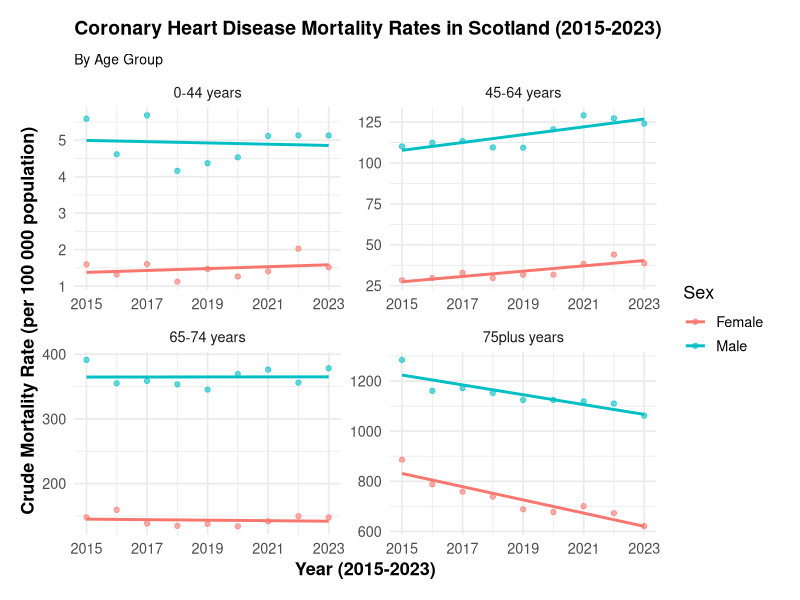

Write the R code that produced this figure.
## ---- chunk 1
knitr::opts_chunk$set(echo = TRUE)
## ---- chunk 2
library(tidyverse)
# Add any other libraries here
library(dplyr)


## ---- chunk 3
# load your data 
getwd()

hd_mortalitybyca<- read.csv("data/hd_mortalitybyca.csv")
## ---- chunk 4
chd_mortality_scotland <- hd_mortalitybyca %>%
  filter(
  Year != "2024p", 
  Ca == "S92000003",
  Diagnosis == "Coronary Heart Disease",
  AgeGroup %in% c("0-44 years", "45-64 years", "65-74 years", "75plus years"),
  Sex != "All") %>%
    mutate(Year = as.numeric(Year))
  
chd_mortality_scotland %>%
  ggplot(aes(x = Year, y = CrudeRate, colour = Sex)) + 
  geom_point(alpha = 0.6) + 
  geom_smooth(method = "lm", se = FALSE) + 
  facet_wrap(~AgeGroup, scales = "free_y", axes = "all") +
  
  theme_minimal(base_size = 13) +
  theme(
    plot.title = element_text(face = "bold", size = 14, margin = margin(b = 10)),
    plot.margin = margin(15, 20, 15, 15),
    axis.title = element_text(face = "bold"),
    plot.subtitle = element_text(size = 10)
  ) +
  scale_x_continuous(breaks = seq(2015, 2023, by = 2)) +
  
  labs(
    title = "Coronary Heart Disease Mortality Rates in Scotland (2015-2023)",
    subtitle = "By Age Group",
    x = "Year (2015-2023)",
    y = "Crude Mortality Rate (per 100 000 population)"
  )

chd_mortality_scotland %>%
  group_by(AgeGroup, Sex) %>%
  summarise(mean_CrudeRate = mean(CrudeRate), .groups = "drop")
